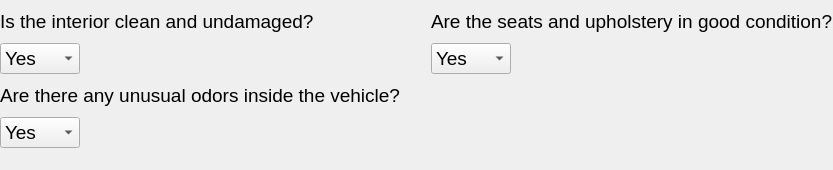
                        <widget class="QWidget" name="internal_state_widget" native="true">
                         <property name="minimumSize">
                          <size>
                           <width>0</width>
                           <height>170</height>
                          </size>
                         </property>
                         <property name="font">
                          <font>
                           <pointsize>14</pointsize>
                          </font>
                         </property>
                         <property name="styleSheet">
                          <string notr="true">QWidget *{
	font-size: 14pt;
}</string>
                         </property>
                         <layout class="QFormLayout" name="formLayout_6">
                          <property name="horizontalSpacing">
                           <number>30</number>
                          </property>
                          <property name="verticalSpacing">
                           <number>10</number>
                          </property>
                          <property name="leftMargin">
                           <number>0</number>
                          </property>
                          <property name="topMargin">
                           <number>10</number>
                          </property>
                          <property name="rightMargin">
                           <number>0</number>
                          </property>
                          <property name="bottomMargin">
                           <number>10</number>
                          </property>
                          <item row="0" column="0">
                           <widget class="QLabel" name="interior_condition_label">
                            <property name="text">
                             <string>Is the interior clean and undamaged?</string>
                            </property>
                           </widget>
                          </item>
                          <item row="0" column="1">
                           <widget class="QLabel" name="seats_condition_label">
                            <property name="text">
                             <string>Are the seats and upholstery in good condition?</string>
                            </property>
                           </widget>
                          </item>
                          <item row="1" column="0">
                           <widget class="QComboBox" name="interior_condition_comboBox">
                            <property name="minimumSize">
                             <size>
                              <width>80</width>
                              <height>0</height>
                             </size>
                            </property>
                            <property name="maximumSize">
                             <size>
                              <width>80</width>
                              <height>16777215</height>
                             </size>
                            </property>
                            <item>
                             <property name="text">
                              <string>Yes</string>
                             </property>
                            </item>
                            <item>
                             <property name="text">
                              <string>No</string>
                             </property>
                            </item>
                           </widget>
                          </item>
                          <item row="1" column="1">
                           <widget class="QComboBox" name="seats_condition_comboBox">
                            <property name="maximumSize">
                             <size>
                              <width>80</width>
                              <height>16777215</height>
                             </size>
                            </property>
                            <item>
                             <property name="text">
                              <string>Yes</string>
                             </property>
                            </item>
                            <item>
                             <property name="text">
                              <string>No</string>
                             </property>
                            </item>
                           </widget>
                          </item>
                          <item row="2" column="0">
                           <widget class="QLabel" name="any_odors_label">
                            <property name="text">
                             <string>Are there any unusual odors inside the vehicle?</string>
                            </property>
                           </widget>
                          </item>
                          <item row="3" column="0">
                           <widget class="QComboBox" name="any_odors_comboBox">
                            <property name="minimumSize">
                             <size>
                              <width>80</width>
                              <height>0</height>
                             </size>
                            </property>
                            <item>
                             <property name="text">
                              <string>Yes</string>
                             </property>
                            </item>
                            <item>
                             <property name="text">
                              <string>No</string>
                             </property>
                            </item>
                           </widget>
                          </item>
                         </layout>
                        </widget>
